Frame 1 (no input): blank canvas, image omitted
Frame 60 (no input): blank canvas, image omitted
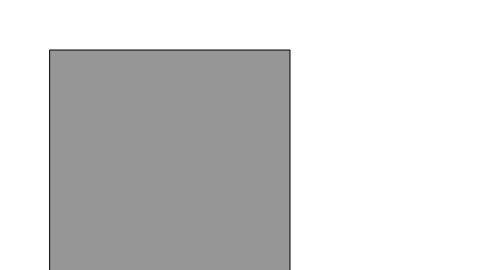
Frame 120 (the mouse pressed at the canvas centre since frame 60)

The p5.js sketch whose frames 1 and 60 were blank and that drew this single picture after the mouse press (run headless with seeded random() and noise() and a simulated clock; from frame 60 on, the mouse is pressed at the canvas centre):

// p5.js sketch
// ── sketch.js
// Learning Processing
// Daniel Shiffman
// http://www.learningprocessing.com

// Example 1-1: stroke and fill

function setup() {
  createCanvas(480, 270);
  stroke(0); 
  fill(150);
}

function draw() {
  background(255);
  //rect(50,50,75,100);
  rect(50,50,mouseX,mouseX);
}
